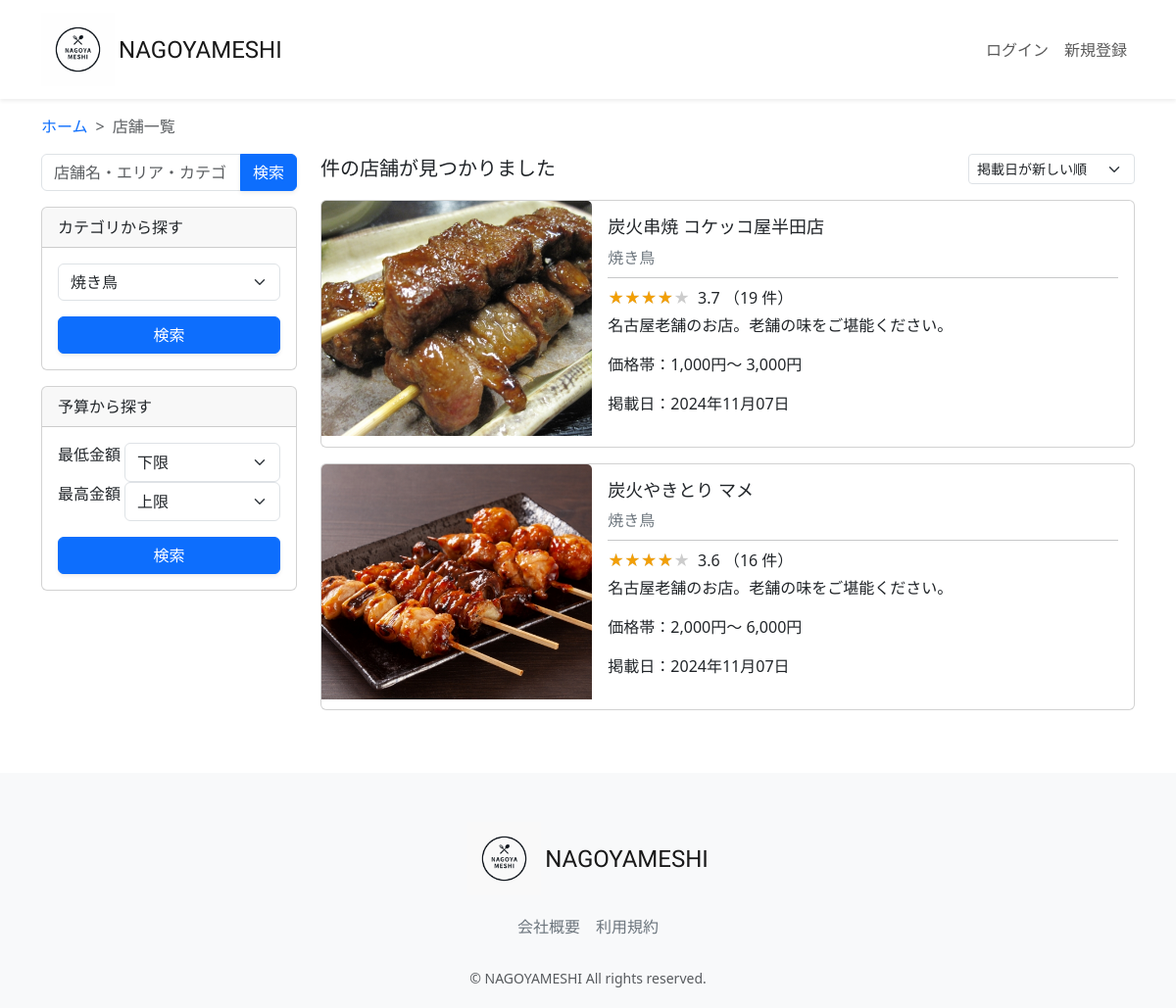
Screenshot of /restaurant-search/?category=焼き鳥&search_type=category with the database file from the repository.
### restaurant/models.py (models this page shows, shortened)
class Restaurant(models.Model):
    name = models.CharField(verbose_name='店舗名', max_length=64)
    description = models.CharField(verbose_name='説明', max_length=128)
    price_min = models.IntegerField(verbose_name="最低金額", default=1000)
    price_max = models.IntegerField(verbose_name="最高金額", default=5000)
    zip_code = models.CharField(verbose_name='郵便番号', max_length=32)
    address = models.CharField(verbose_name='住所', max_length=128)
    business_time = models.CharField(verbose_name='営業時間', max_length=64)
    open_time = models.TimeField(verbose_name="開店時間", default="17:00")
    close_time = models.TimeField(verbose_name="閉店時間", default="21:00")
    close_day_of_week = models.PositiveIntegerField(verbose_name='定休日', default=0)
    seats_number = models.CharField(verbose_name='座席数', max_length=32)
    category = models.ForeignKey(Category, verbose_name='カテゴリー', on_delete=models.PROTECT)
    photo = models.ImageField(verbose_name='写真', blank=True, null=True)
    created_at = models.DateTimeField(verbose_name='作成日時', auto_now_add=True)
    updated_at = models.DateTimeField(verbose_name='更新日時', auto_now=True)
    class Meta:
        verbose_name = 'レストラン'
        verbose_name_plural = 'レストラン'

class Category(models.Model):
    name = models.CharField(verbose_name='カテゴリー名', max_length=64)
    photo = models.ImageField(verbose_name='写真', blank=True, null=True)
    class Meta:
        verbose_name = 'カテゴリー'
        verbose_name_plural = 'カテゴリー'
    def __str__(self):
        return self.name

### restaurant/views.py (the view, shortened to what this page needs)
# urls.py: path("restaurant-search/", views.RestaurantSearchView.as_view(), name="restaurant_search"),
class RestaurantSearchView(generic.TemplateView):
    template_name = "restaurant/restaurant_search.html"
    def get_context_data(self, **kwargs):
        context = super().get_context_data(**kwargs)
        _session = self.request.session     # セッション情報取得
        search_type = self.request.GET.get("search_type")       # 検索種類
        if search_type is not None:     # 検索条件指定の場合 セッション情報クリア
            _session["keyword"] = ""
            _session["category"] = ""
            _session["price_min"] = -1
            _session["price_max"] = -1
            if search_type == "keyword":
                _session["keyword"] = self.request.GET.get("keyword")
            elif search_type == "category":
                _session["category"] = self.request.GET.get("category")
            elif search_type == "price":
                _session["price_min"] = int(self.request.GET.get("price_min"))
                _session["price_max"] = int(self.request.GET.get("price_max"))
            _session["date_selected"] = "selected"
            _session["price_selected"] = ""
            _session["rate_selected"] = ""
            select_sort = "created_at"
            sort_reverse = True
        restaurant_list = []
        if search_type == "keyword":
            condition = Q(
                Q(name__icontains=_session["keyword"]) |
                Q(category__name__icontains=_session["keyword"]) |
                Q(address__icontains=_session["keyword"])
            )
        elif search_type == "category":
            condition = Q(category__name=_session["category"])
        elif search_type == "price":
            condition = Q(price_min__gte=_session["price_min"], price_max__lte=_session["price_max"])
        restaurant_list = models.Restaurant.objects.filter(condition)
        for restaurant in restaurant_list:
            review_obj = models.Review.objects.filter(restaurant=restaurant).aggregate(Avg('rate'))
            restaurant.rate = review_obj['rate__avg'] if review_obj['rate__avg'] is not None else 0
            restaurant.review_num = models.Review.objects.filter(restaurant=restaurant).count()
        restaurant_list = list(restaurant_list)
        restaurant_list.sort(key=attrgetter(select_sort), reverse=sort_reverse)
        context = {
            "keyword": _session["keyword"],
            "category_selected": _session["category"],
            "price_min": _session["price_min"],
            "price_max": _session["price_max"],
            "date_selected": _session["date_selected"],
            "price_selected": _session["price_selected"],
            "rate_selected": _session["rate_selected"],
            "category_list": models.Category.objects.all(),
            "restaurant_list": restaurant_list,
        }
        return context

### restaurant/templates/restaurant/restaurant_search.html (shortened to what this page needs)
{% extends "layout/base.html" %}
{% load static %}
{% load humanize %}
{% block content %}
<main>
  <div class="container nagoyameshi-container pb-5">
    <div class="row justify-content-center">
      <nav class="my-3" style="--bs-breadcrumb-divider: '>';" aria-label="breadcrumb">
        <ol class="breadcrumb mb-0">
          <li class="breadcrumb-item"><a href="{% url 'top_page' %}">ホーム</a></li>
          <li class="breadcrumb-item active" aria-current="page">店舗一覧</li>
        </ol>
      </nav>
        <div class="col-xl-3 col-lg-4 col-md-12">
          <form method="GET" class="w-100 mb-3">
            <div class="input-group">
              <input type="text" class="form-control" placeholder="店舗名・エリア・カテゴリ" name="keyword" value={% if keyword %}{{ keyword }}{% else %}""{% endif %}>
              <button type="submit" class="btn btn-primary text-white shadow-sm">検索</button>
            </div>
          </form>
            <div class="card mb-3">
              <div class="card-header">カテゴリから探す</div>
                <div class="card-body">
                  <form method="GET" class="w-100">
                    <div class="form-group mb-3">
                      <select class="form-control form-select" name="category" required>
                        {% for category in category_list %}
                        <option value="{{ category.name }}"
                          {% if category_selected == category.name %}selected{% endif %}>{{ category.name }}
                        </option>
                        {% endfor %}
                      </select>
                    </div>
                    <div class="form-group">
                      <button type="submit" class="btn btn-primary text-white shadow-sm w-100">検索</button>
                    </div>
                  </form>
                </div>
              </div>
                <div class="card mb-3">
                  <div class="card-header">予算から探す</div>
                    <div class="card-body">
                      <form method="GET" class="w-100">
                        <div class="form-group mb-3">
                          <div class="price_search">
                              <p>最低金額</p>
                              <select class="form-control form-select" name="price_min" required>
                                <option value="">下限</option>
                            </select>
                          </div>
                          <div class="price_search">
                              <p>最高金額</p>
                                <select class="form-control form-select" name="price_max" required>
                                  <option value="">上限</option>
                              </select>
                          </div>
                        </div>
                          <div class="form-group">
                            <button type="submit" class="btn btn-primary text-white shadow-sm w-100">検索</button>
                          </div>
                      </form>
                  </div>
                </div>
             </div>
              <div class="col">
                <div class="d-flex justify-content-between flex-wrap">
                 <p class="fs-5 mb-3">
                  {{ restaurant_list.count }}件の店舗が見つかりました
                </p>
                  <form method="GET" class="mb-3 sort-box">
                    <select class="form-select form-select-sm" name="select_sort" aria-label=".form-select-sm example" onChange="this.form.submit();">
                      <option value="created_at" {{ date_selected }}>掲載日が新しい順</option>
                    </select>
                  </form>
              </div>
              {% for restaurant in restaurant_list %}
                <div class="mb-3">
                  <a href="{% url 'restaurant_detail' restaurant.id %}" class="link-dark card-link">
                    <div class="card h-100">
                      <div class="row g-0">
                       <div class="col-md-4">
                        {% if restaurant.photo %}
                        <img src="{{ restaurant.photo.url }}" class="card-img-top horizontal-card-image">
                        {% endif %}
                        </div>
                        <div class="col-md-8">
                         <div class="card-body">
                          <h3 class="card-title">{{ restaurant.name }}</h3>
                            <div class="col d-flex text-secondary">
                             <div>
                              {{ restaurant.category }}
                             </div>
                            </div>
                            <hr class="my-2">
                            <p class="mb-1">
                              <span class="star-rating me-1" data-rate="{{restaurant.rate|floatformat:0}}"></span>
                              {{restaurant.rate|floatformat}} （{{ restaurant.review_num }} 件）
                            </p>
                            <p class="card-text">{{ restaurant.description }}</p>
                            <div class="card-price">
                              <p>価格帯：</p>
                              {{ restaurant.price_min | intcomma }}円〜 {{ restaurant.price_max | intcomma }}円
                            </div>
                            <p>掲載日：{{ restaurant.created_at|date:"Y年m月d日" }}</p>
                          </div>
                        </div>
                      </div>
                    </div>
                  </a>
                </div>
              {% endfor %}
      </div>
    </div>
  </div>
</main>
{% endblock %}

### restaurant/templates/layout/base.html (shortened to what this page needs)
{% load static %}
<!DOCTYPE html>
<html lang="ja">
  <head>
      <link href="https://cdn.jsdelivr.net/npm/bootstrap@5.3.3/dist/css/bootstrap.min.css" rel="stylesheet">
      <link href="{% static 'css/nagoyameshi.css' %}" rel="stylesheet">
  </head>
  <body>
    <div id="app" class="wrapper">
      <nav class="navbar navbar-expand-md navbar-light bg-white shadow-sm">
        <div class="container nagoyameshi-container">
          <a class="navbar-brand app-name" href="{% url 'top_page' %}">
            <div class="d-flex align-items-center">
            <img class="nagoyameshi-logo me-1" src="{% static 'images/logo/logo.png' %}" alt="nagoyameshi">NAGOYAMESHI</div>
          </a>
          <div class="collapse navbar-collapse" id="navbarSupportedContent">
            <ul class="navbar-nav ms-auto">
              {% if user.is_subscribed %}
                <li class="nav-item dropdown">
                  <a id="navbarDropdown" class="nav-linkdropdown-toggle" href="#" role="button" data-bs-toggle="dropdown" aria-haspopup="true" aria-expanded="false" v-pre>{{ user.user_name }}</a>
                  <div class="dropdown-menu dropdown-menu-end" aria-labelledby="navbarDropdown">
                    <a class="dropdown-item" href="{% url 'user_detail' user.id %}">会員情報</a>
                    <a class="dropdown-item" href="{% url 'reservation_list' %}">予約一覧</a>
                    <a class="dropdown-item" href="{% url 'favorite_list' %}">お気に入り一覧</a>
                    <a class="dropdown-item" href="{% url 'subscribe_payment' %}">お支払い方法</a>
                    <a class="dropdown-item" href="{% url 'subscribe_cancel' %}">有料プラン解約</a>
                      {% if user.is_staff %}
                        <a class ="dropdown-item"  href="{% url 'user_list' %}">サイト管理</a>
                      {% endif %}
                    <div class="dropdown-divider"></div>
                    <a class="dropdown-item" href="{% url 'account_logout' %}">ログアウト</a>
                  </div>
                </li>
              {% else %}
                {% if user.is_authenticated %}
                  <li class="nav-item dropdown">
                    <a id="navbarDropdown" class="nav-linkdropdown-toggle" href="#" role="button" data-bs-toggle="dropdown" aria-haspopup="true" aria-expanded="false" v-pre>{{ user.user_name }}</a>
                    <div class="dropdown-menu dropdown-menu-end" aria-labelledby="navbarDropdown">
                      <a class="dropdown-item" href="{% url 'user_detail' user.id %}">会員情報</a>
                      <a class="dropdown-item" href="{% url 'subscribe_register' %}">有料プラン登録</a>
                      {% if user.is_staff %}
                        <a class ="dropdown-item"  href="{% url 'user_list' %}">サイト管理</a>
                      {% endif %}
                      <div class="dropdown-divider"></div>
                      <a class="dropdown-item" href="{% url 'account_logout' %}">ログアウト</a>
                    </div>
                 </li>
                {% else %}
                  <li class="nav-item">
                    <a class="nav-link" href="{% url 'account_login' %}">ログイン</a>
                  </li>
                  <li class="nav-item">
                    <a class="nav-link" href="{% url 'account_signup' %}">新規登録</a>
                  </li>
                {% endif %}
              {% endif %}
            </ul>
          </div>
        </div>
      </nav>
    {% block content %}
    {% endblock %}
      <footer class="bg-light">
        <div class="d-flex justify-content-center footer-logo">
            <a class="navbar-brand app-name" href="{% url 'top_page' %}">
              <div class="d-flex align-items-center"><img class="nagoyameshi-logo me-1" src="{% static 'images/logo/footer_logo.png' %}" alt="nagoyameshi">NAGOYAMESHI</div>
            </a>
        </div>
        <div class="d-flex justify-content-center footer-link">
          <a href="{% url 'company_page' %}" class="link-secondary me-3">会社概要</a>
          <a href="{% url 'terms_page' %}" class="link-secondary">利用規約</a>
        </div>
        <p class="text-center text-muted small mb-0">&copy; NAGOYAMESHI All rights reserved.</p>
      </footer>
      </div>
  </body>
</html>

### static/css/nagoyameshi.css (style rules this page uses)
.wrapper { min-height: 100vh; position: relative; padding-bottom: 240px; box-sizing: border-box; }
.nagoyameshi-logo { height: 75px; }
.bg-light { background-color: rgb(0 0 0 / 60%); }
.app-name { font-family: 'Carter One', cursive; font-size: 24px; color: #191919; }
footer { width: 100%; height: 240px; position: absolute; bottom: 0; padding: 50px 15px; }
.footer-logo { margin-bottom: 20px; }
.footer-link { margin-bottom: 30px; }
h3 { font-size: 1.125rem; }
a { text-decoration: none !important; }
.horizontal-card-image { width: 100%; height: 240px; object-fit: cover; }
.card-link { transition: 0.3s; }
.sort-box { width: 170px; }
.star-rating { position: relative; z-index: 0; display: inline-block; white-space: nowrap; color: #CCCCCC; }
.star-rating:before, .star-rating:after { content: '★★★★★'; }
.star-rating:after { position: absolute; z-index: 1; top: 0; left: 0; overflow: hidden; white-space: nowrap; color: #F29F05; }
.star-rating[data-rate="4"]:after { width: 80%; }
.price_search select[name="price_min"] { width: 70%; height: 40px; }
.price_search select[name="price_max"] { width: 70%; height: 40px; }
.price_search { display: flex; justify-content: space-between; }
.card-price { display: flex; justify-content: left; }

### rows the page displays
Restaurant: photo (picture), name "炭火串焼 コケッコ屋半田店", category "焼き鳥", rate "3.7", review_num "19", description "名古屋老舗のお店。老舗の味をご堪能ください。", price_min "1,000", price_max "3,000", created_at "2024年11月07日"
Restaurant: photo (picture), name "炭火やきとり マメ", category "焼き鳥", rate "3.6", review_num "16", description "名古屋老舗のお店。老舗の味をご堪能ください。", price_min "2,000", price_max "6,000", created_at "2024年11月07日"

### other values shown
form field category "焼き鳥"
